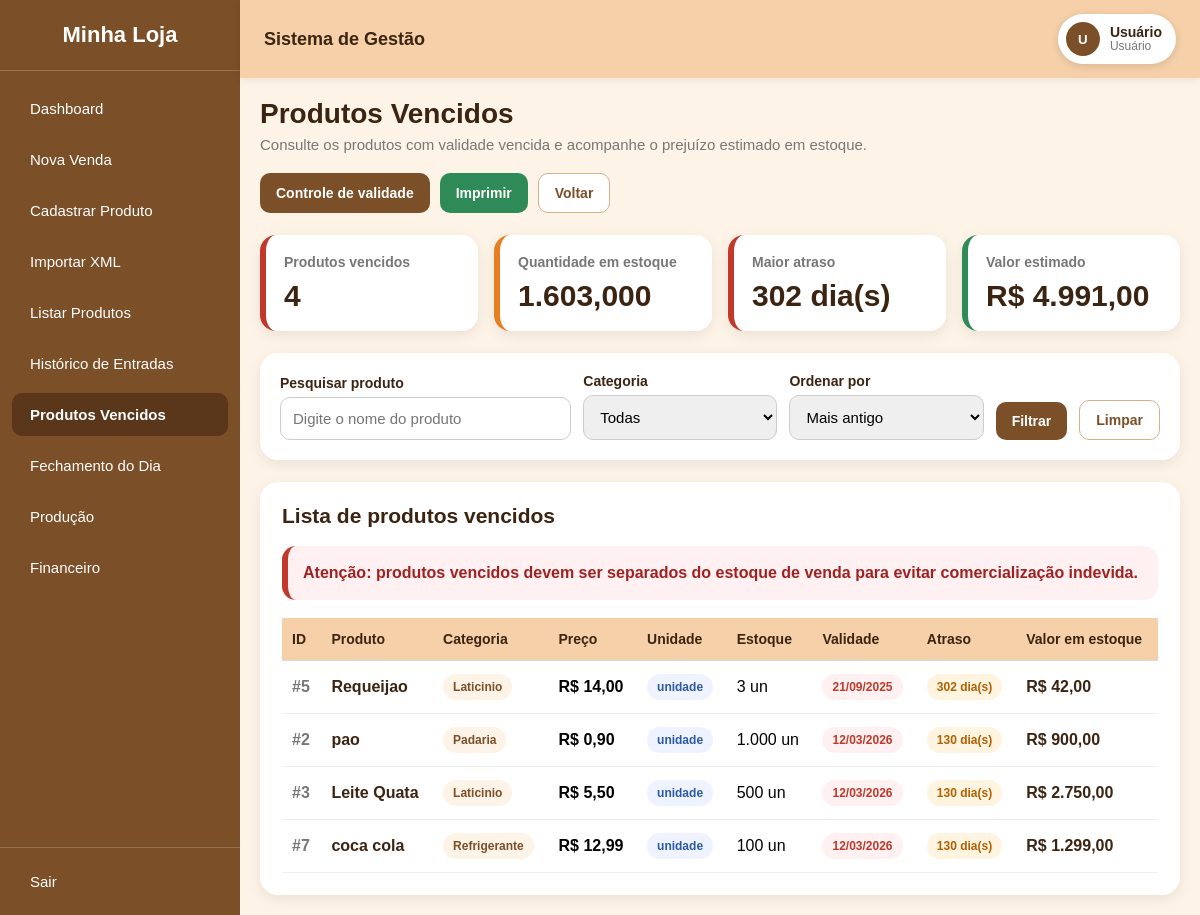
/views/vencidos.php (signed in), run on the app's committed database.
### tables this page shows
CREATE TABLE `produtos` (
  `id` int(11) NOT NULL AUTO_INCREMENT,
  `nome` varchar(100) NOT NULL,
  `preco` decimal(10,2) NOT NULL DEFAULT 0.00,
  `unidade_medida` enum('unidade','kg') NOT NULL DEFAULT 'unidade',
  `categoria` varchar(50) DEFAULT NULL,
  `validade` date DEFAULT NULL,
  `estoque` decimal(10,3) NOT NULL DEFAULT 0.000,
  `estoque_minimo` decimal(10,3) NOT NULL DEFAULT 5.000,
  `criado_em` timestamp NOT NULL DEFAULT current_timestamp(),
  PRIMARY KEY (`id`),
  KEY `idx_produtos_nome` (`nome`),
  KEY `idx_produtos_categoria` (`categoria`),
  KEY `idx_produtos_validade` (`validade`)
);

### utils.php (called while the page is built, shortened)
<?php
function e($str) {
    return htmlspecialchars($str ?? '', ENT_QUOTES, 'UTF-8');
}

### views/vencidos.php (the view, shortened to what this page needs)
<?php
require_once __DIR__ . '/../pdo.php';
require_once __DIR__ . '/../utils.php';
$busca = trim($_GET['busca'] ?? '');
$ordenar = $_GET['ordenar'] ?? 'mais_antigo';
$where = [
    "validade IS NOT NULL",
    "validade < CURDATE()"
];
$params = [];
$orderSql = "validade ASC";
$whereSql = implode(" AND ", $where);
$stmt = $pdo->prepare("
    SELECT
        id,
        nome,
        preco,
        unidade_medida,
        categoria,
        validade,
        estoque,
        estoque_minimo,
        DATEDIFF(CURDATE(), validade) AS dias_vencido,
        (preco * estoque) AS valor_em_estoque
    FROM produtos
    WHERE {$whereSql}
    ORDER BY {$orderSql}
");
$stmt->execute($params);
$produtos = $stmt->fetchAll(PDO::FETCH_ASSOC);
$total_produtos = count($produtos);
$total_estoque = 0;
$total_valor = 0;
$maior_atraso = 0;
foreach ($produtos as $p) {
    $total_estoque += (float)$p['estoque'];
    $total_valor += (float)$p['valor_em_estoque'];
    if ((int)$p['dias_vencido'] > $maior_atraso) {
        $maior_atraso = (int)$p['dias_vencido'];
    }
}
function formatarQuantidadeVencidos($quantidade, $unidade)
{
    return number_format((float)$quantidade, 0, ',', '.') . ' un';
}
function formatarDataVencidos($data)
{
    return date('d/m/Y', strtotime($data));
}
include __DIR__ . '/layout.php';
?>
<div class="vencidos-page">
    <div class="vencidos-header">
        <div class="vencidos-title">
            <h2>Produtos Vencidos</h2>
            <p>Consulte os produtos com validade vencida e acompanhe o prejuízo estimado em estoque.</p>
        </div>
        <div class="vencidos-actions">
            <a href="validade.php" class="venc-btn-link venc-btn-primary">
                Controle de validade
            </a>
            <button type="button" class="venc-btn venc-btn-print" onclick="window.print()">
                Imprimir
            </button>
            <a href="dashboard.php" class="venc-btn-link venc-btn-secondary">
                Voltar
            </a>
        </div>
    </div>
    <div class="venc-stats">
        <div class="venc-stat-card">
            <span>Produtos vencidos</span>
            <h3><?= e($total_produtos) ?></h3>
        </div>
        <div class="venc-stat-card orange">
            <span>Quantidade em estoque</span>
            <h3><?= number_format($total_estoque, 3, ',', '.') ?></h3>
        </div>
        <div class="venc-stat-card">
            <span>Maior atraso</span>
            <h3><?= e($maior_atraso) ?> dia(s)</h3>
        </div>
        <div class="venc-stat-card green">
            <span>Valor estimado</span>
            <h3>R$ <?= number_format($total_valor, 2, ',', '.') ?></h3>
        </div>
    </div>
    <div class="venc-filter-card">
        <form method="GET" class="filtro-form">
            <div class="form-group">
                <label>Pesquisar produto</label>
                <input
                    type="text"
                    name="busca"
                    value="<?= e($busca) ?>"
                    placeholder="Digite o nome do produto"
                >
            </div>
            <div class="form-group">
                <label>Categoria</label>
                <select name="categoria">
                    <option value="">Todas</option>
                </select>
            </div>
            <div class="form-group">
                <label>Ordenar por</label>
                <select name="ordenar">
                    <option value="mais_antigo" <?= $ordenar === 'mais_antigo' ? 'selected' : '' ?>>
                        Mais antigo
                    </option>
                </select>
            </div>
            <button type="submit" class="venc-btn venc-btn-primary">
                Filtrar
            </button>
            <a href="vencidos.php" class="venc-btn-link venc-btn-secondary">
                Limpar
            </a>
        </form>
    </div>
    <?php if (count($produtos) > 0): ?>
        <div class="vencidos-card">
            <div class="card-header">
                <h3>Lista de produtos vencidos</h3>
            </div>
            <div class="alerta-box">
                Atenção: produtos vencidos devem ser separados do estoque de venda para evitar comercialização indevida.
            </div>
            <div class="table-wrap">
                <table class="vencidos-table">
                    <thead>
                        <tr>
                            <th>ID</th>
                            <th>Produto</th>
                            <th>Categoria</th>
                            <th>Preço</th>
                            <th>Unidade</th>
                            <th>Estoque</th>
                            <th>Validade</th>
                            <th>Atraso</th>
                            <th>Valor em estoque</th>
                        </tr>
                    </thead>
                    <tbody>
                        <?php foreach ($produtos as $p): ?>
                            <tr id="produto-row-<?= e($p['id']) ?>">
                                <td class="produto-id">#<?= e($p['id']) ?></td>
                                <td>
                                    <span class="produto-nome">
                                        <?= e($p['nome']) ?>
                                    </span>
                                </td>
                                <td>
                                    <span class="badge badge-cat">
                                        <?= e($p['categoria'] ?: 'Sem categoria') ?>
                                    </span>
                                </td>
                                <td>
                                    <strong>R$ <?= number_format((float)$p['preco'], 2, ',', '.') ?></strong>
                                </td>
                                <td>
                                    <span class="badge badge-info">
                                        <?= e($p['unidade_medida']) ?>
                                    </span>
                                </td>
                                <td>
                                    <?= e(formatarQuantidadeVencidos($p['estoque'], $p['unidade_medida'])) ?>
                                </td>
                                <td>
                                    <span class="badge badge-danger">
                                        <?= e(formatarDataVencidos($p['validade'])) ?>
                                    </span>
                                </td>
                                <td>
                                    <span class="badge badge-orange">
                                        <?= e($p['dias_vencido']) ?> dia(s)
                                    </span>
                                </td>
                                <td class="valor">
                                    R$ <?= number_format((float)$p['valor_em_estoque'], 2, ',', '.') ?>
                                </td>
                            </tr>
                        <?php endforeach; ?>
                    </tbody>
                </table>
            </div>
        </div>
    <?php endif; ?>
</div>
</div>
</div>
</div>
</body>
</html>

### views/layout.php (shortened to what this page needs)
<?php
require_once __DIR__ . '/../utils.php';
$usuario_email = $_SESSION['usuario']['email'] ?? 'Usuário';
$usuario_nome = $_SESSION['usuario']['nome'] ?? $usuario_email;
$perfil_usuario = $_SESSION['perfil'] ?? 'user';
$primeira_letra = strtoupper(substr($usuario_nome, 0, 1));
$pagina_atual = basename($_SERVER['PHP_SELF']);
$ativo = function ($arquivo) use ($pagina_atual) {
    return $pagina_atual === $arquivo ? ' active' : '';
};
?>
<!DOCTYPE html>
<html>
<head>
</head>
<body>
<div class="wrapper">
    <div class="sidebar">
        <h2>Minha Loja</h2>
        <div class="sidebar-menu">
            <a class="menu-link<?= $ativo('dashboard.php') ?>" href="dashboard.php">Dashboard</a>
            <a class="menu-link<?= $ativo('vender.php') ?>" href="vender.php">Nova Venda</a>
            <a class="menu-link<?= $ativo('cadastrar_Produto.php') ?>" href="cadastrar_Produto.php">Cadastrar Produto</a>
            <a class="menu-link<?= $ativo('importar_xml.php') ?>" href="importar_xml.php">Importar XML</a>
            <a class="menu-link<?= $ativo('listar_produtos_api.php') ?>" href="listar_produtos_api.php">Listar Produtos</a>
            <a class="menu-link<?= $ativo('historico_entradas.php') ?>" href="historico_entradas.php">Histórico de Entradas</a>
            <a class="menu-link<?= $ativo('vencidos.php') ?>" href="vencidos.php">Produtos Vencidos</a>
              <a class="menu-link<?= $ativo('fechamento_dia.php') ?>" href="fechamento_dia.php">Fechamento do Dia</a>
              <a class="menu-link<?= $ativo('producao_dia.php') ?>" href="producao_dia.php">Produção</a>
                <a class="menu-link<?= in_array($pagina_atual, ['financeiro.php','financeiro_mensal.php','financeiro_anual.php'], true) ? ' active' : '' ?>" href="financeiro.php">Financeiro</a>
        </div>
        <div class="sidebar-bottom">
            <form class="logout-form" action="../controllers/logout.php" method="post">
                <button type="submit">Sair</button>
            </form>
        </div>
    </div>
    <div class="main">
        <div class="header">
            <span class="header-title">Sistema de Gestão</span>
            <div class="user-profile">
                <button type="button" class="user-button">
                    <span class="user-avatar"><?= e($primeira_letra) ?></span>
                    <span class="user-info">
                        <span class="user-name"><?= e($usuario_nome) ?></span>
                        <span class="user-role">
                            <?= $perfil_usuario === 'admin' ? 'Administrador' : 'Usuário' ?>
                        </span>
                    </span>
                </button>
            </div>
        </div>
        <div class="content">

### views/layout.php (style rules this page uses)
* { margin:0; padding:0; box-sizing:border-box; }
body { font-family: Arial, sans-serif; }
.wrapper { display:flex; height:100vh; }
.sidebar { width:240px; background:#7b4f27; color:white; display:flex; flex-direction:column; }
.sidebar h2 { text-align:center; padding:22px 0; border-bottom:1px solid rgba(255,255,255,0.2); font-size:22px; }
.sidebar-menu { flex:1; padding:16px 0; display:flex; flex-direction:column; gap:8px; }
.menu-link { color:white; text-decoration:none; padding:13px 18px; display:block; transition:0.3s; font-size:15px; margin:0 12px; border-radius:10px; }
.menu-link.active { background:#5a371a; font-weight:bold; }
.sidebar-bottom { border-top:1px solid rgba(255,255,255,0.2); padding:12px 0; }
.logout-form { margin:0; }
.logout-form button { width:calc(100% - 24px); margin:0 12px; color:white; text-align:left; padding:13px 18px; display:block; transition:0.3s; background:transparent; border:0; border-radius:10px; font:inherit; cursor:pointer; font-size:15px; }
.main { flex:1; display:flex; flex-direction:column; }
.header { background:#f5d0a9; padding:14px 24px; display:flex; justify-content:space-between; align-items:center; box-shadow:0 2px 8px rgba(0,0,0,0.08); position:relative; z-index:20; }
.header-title { font-weight:bold; font-size:18px; color:#3b2411; }
.user-profile { position:relative; }
.user-button { display:flex; align-items:center; gap:10px; background:white; color:#3b2411; border:none; border-radius:30px; padding:8px 14px 8px 8px; cursor:pointer; box-shadow:0 2px 8px rgba(0,0,0,0.12); }
.user-avatar { width:34px; height:34px; border-radius:50%; background:#7b4f27; color:white; display:flex; align-items:center; justify-content:center; font-weight:bold; }
.user-info { display:flex; flex-direction:column; align-items:flex-start; line-height:1.1; }
.user-name { font-weight:bold; font-size:14px; max-width:180px; white-space:nowrap; overflow:hidden; text-overflow:ellipsis; }
.user-role { font-size:12px; color:#777; }
.content { flex:1; padding:20px; background:#fdf3e7; overflow:auto; }
button { padding:10px 15px; background:#7b4f27; color:white; border:none; border-radius:8px; cursor:pointer; }
input, select { width:100%; padding:10px; margin-top:5px; margin-bottom:15px; border-radius:8px; border:1px solid #ccc; }
table { width:100%; border-collapse:collapse; margin-top:15px; }
th, td { padding:10px; border-bottom:1px solid #ddd; text-align:left; }
th { background:#f5d0a9; }

### data on the page
produtos: id "5", nome "Requeijao", categoria "Laticinio", preco "14,00", unidade_medida "unidade", formatarQuantidadeVencidos($p['estoque'], $p['unidade_medida']) "3 un", validade "21/09/2025", dias_vencido "302", valor_em_estoque "42,00"
produtos: id "2", nome "pao", categoria "Padaria", preco "0,90", unidade_medida "unidade", formatarQuantidadeVencidos($p['estoque'], $p['unidade_medida']) "1.000 un", validade "12/03/2026", dias_vencido "130", valor_em_estoque "900,00"
produtos: id "3", nome "Leite Quata", categoria "Laticinio", preco "5,50", unidade_medida "unidade", formatarQuantidadeVencidos($p['estoque'], $p['unidade_medida']) "500 un", validade "12/03/2026", dias_vencido "130", valor_em_estoque "2.750,00"
produtos: id "7", nome "coca cola", categoria "Refrigerante", preco "12,99", unidade_medida "unidade", formatarQuantidadeVencidos($p['estoque'], $p['unidade_medida']) "100 un", validade "12/03/2026", dias_vencido "130", valor_em_estoque "1.299,00"

### other printed values
$primeira_letra "U"
$usuario_nome "Usuário"
$total_produtos "4"
$total_estoque "1.603,000"
$maior_atraso "302"
$total_valor "4.991,00"
